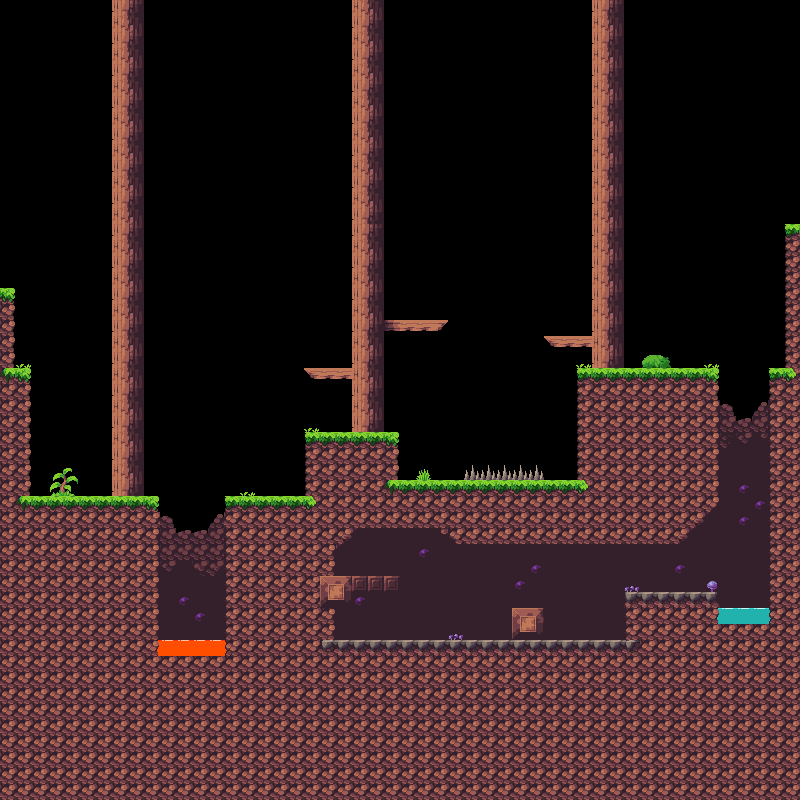

The image is a tile-based game level rendered from a .tmx file. Its description and complete source (layers, tilesets, objects, tile grids) follow:
An orthogonal 50x50 tile map with 16x16 px tiles, 1 tile layer (Capa de patrones 1).

<map version="1.10" tiledversion="1.11.0" orientation="orthogonal" renderorder="right-down" width="50" height="50" tilewidth="16" tileheight="16" infinite="0" nextlayerid="2" nextobjectid="1">
 <editorsettings>
  <export target="practice.csv" format="csv" />
 </editorsettings>
 <tileset firstgid="1" source="forest.tsx" />
 <layer id="1" name="Capa de patrones 1" width="50" height="50">
  <data encoding="csv">
0,0,0,0,0,0,0,76,77,0,0,0,0,0,0,0,0,0,0,0,0,0,60,61,0,0,0,0,0,0,0,0,0,0,0,0,0,76,77,0,0,0,0,0,0,0,0,0,0,0,
0,0,0,0,0,0,0,60,61,0,0,0,0,0,0,0,0,0,0,0,0,0,76,77,0,0,0,0,0,0,0,0,0,0,0,0,0,60,61,0,0,0,0,0,0,0,0,0,0,0,
0,0,0,0,0,0,0,76,77,0,0,0,0,0,0,0,0,0,0,0,0,0,60,61,0,0,0,0,0,0,0,0,0,0,0,0,0,76,77,0,0,0,0,0,0,0,0,0,0,0,
0,0,0,0,0,0,0,60,61,0,0,0,0,0,0,0,0,0,0,0,0,0,76,77,0,0,0,0,0,0,0,0,0,0,0,0,0,60,61,0,0,0,0,0,0,0,0,0,0,0,
0,0,0,0,0,0,0,76,77,0,0,0,0,0,0,0,0,0,0,0,0,0,60,61,0,0,0,0,0,0,0,0,0,0,0,0,0,76,77,0,0,0,0,0,0,0,0,0,0,0,
0,0,0,0,0,0,0,60,61,0,0,0,0,0,0,0,0,0,0,0,0,0,76,77,0,0,0,0,0,0,0,0,0,0,0,0,0,60,61,0,0,0,0,0,0,0,0,0,0,0,
0,0,0,0,0,0,0,76,77,0,0,0,0,0,0,0,0,0,0,0,0,0,60,61,0,0,0,0,0,0,0,0,0,0,0,0,0,76,77,0,0,0,0,0,0,0,0,0,0,0,
0,0,0,0,0,0,0,60,61,0,0,0,0,0,0,0,0,0,0,0,0,0,76,77,0,0,0,0,0,0,0,0,0,0,0,0,0,60,61,0,0,0,0,0,0,0,0,0,0,0,
0,0,0,0,0,0,0,76,77,0,0,0,0,0,0,0,0,0,0,0,0,0,60,61,0,0,0,0,0,0,0,0,0,0,0,0,0,76,77,0,0,0,0,0,0,0,0,0,0,0,
0,0,0,0,0,0,0,60,61,0,0,0,0,0,0,0,0,0,0,0,0,0,76,77,0,0,0,0,0,0,0,0,0,0,0,0,0,60,61,0,0,0,0,0,0,0,0,0,0,0,
0,0,0,0,0,0,0,76,77,0,0,0,0,0,0,0,0,0,0,0,0,0,60,61,0,0,0,0,0,0,0,0,0,0,0,0,0,76,77,0,0,0,0,0,0,0,0,0,0,0,
0,0,0,0,0,0,0,60,61,0,0,0,0,0,0,0,0,0,0,0,0,0,76,77,0,0,0,0,0,0,0,0,0,0,0,0,0,60,61,0,0,0,0,0,0,0,0,0,0,0,
0,0,0,0,0,0,0,76,77,0,0,0,0,0,0,0,0,0,0,0,0,0,60,61,0,0,0,0,0,0,0,0,0,0,0,0,0,76,77,0,0,0,0,0,0,0,0,0,0,0,
0,0,0,0,0,0,0,60,61,0,0,0,0,0,0,0,0,0,0,0,0,0,76,77,0,0,0,0,0,0,0,0,0,0,0,0,0,60,61,0,0,0,0,0,0,0,0,0,0,0,
0,0,0,0,0,0,0,76,77,0,0,0,0,0,0,0,0,0,0,0,0,0,76,77,0,0,0,0,0,0,0,0,0,0,0,0,0,76,77,0,0,0,0,0,0,0,0,0,0,1,
0,0,0,0,0,0,0,60,61,0,0,0,0,0,0,0,0,0,0,0,0,0,60,61,0,0,0,0,0,0,0,0,0,0,0,0,0,60,61,0,0,0,0,0,0,0,0,0,0,17,
0,0,0,0,0,0,0,76,77,0,0,0,0,0,0,0,0,0,0,0,0,0,76,77,0,0,0,0,0,0,0,0,0,0,0,0,0,76,77,0,0,0,0,0,0,0,0,0,0,17,
0,0,0,0,0,0,0,60,61,0,0,0,0,0,0,0,0,0,0,0,0,0,60,61,0,0,0,0,0,0,0,0,0,0,0,0,0,60,61,0,0,0,0,0,0,0,0,0,0,17,
3,0,0,0,0,0,0,76,77,0,0,0,0,0,0,0,0,0,0,0,0,0,76,77,0,0,0,0,0,0,0,0,0,0,0,0,0,76,77,0,0,0,0,0,0,0,0,0,0,17,
19,0,0,0,0,0,0,60,61,0,0,0,0,0,0,0,0,0,0,0,0,0,60,61,0,0,0,0,0,0,0,0,0,0,0,0,0,60,61,0,0,0,0,0,0,0,0,0,0,17,
19,0,0,0,0,0,0,76,77,0,0,0,0,0,0,0,0,0,0,0,0,0,76,77,107,92,92,108,0,0,0,0,0,0,0,0,0,76,77,0,0,0,0,0,0,0,0,0,0,17,
19,0,0,0,0,0,0,60,61,0,0,0,0,0,0,0,0,0,0,0,0,0,60,61,0,0,0,0,0,0,0,0,0,0,91,92,92,60,61,0,0,0,0,0,0,0,0,0,0,17,
19,5,0,0,0,0,0,76,77,0,0,0,0,0,0,0,0,0,0,0,0,0,76,77,0,0,0,0,0,0,0,0,0,0,0,0,5,76,77,0,41,42,0,0,5,0,0,0,0,17,
21,3,0,0,0,0,0,60,61,0,0,0,0,0,0,0,0,0,0,91,92,92,60,61,0,0,0,0,0,0,0,0,0,0,0,0,1,2,2,2,2,2,2,2,3,0,0,0,1,20,
18,19,0,0,0,0,0,76,77,0,0,0,0,0,0,0,0,0,0,0,0,0,76,77,0,0,0,0,0,0,0,0,0,0,0,0,17,18,18,18,18,18,18,18,19,0,0,0,17,18,
18,19,0,0,0,0,0,60,61,0,0,0,0,0,0,0,0,0,0,0,0,0,60,61,0,0,0,0,0,0,0,0,0,0,0,0,17,18,18,18,18,18,18,18,24,54,0,52,22,18,
18,19,0,0,0,0,0,76,77,0,0,0,0,0,0,0,0,0,0,5,0,0,76,77,0,0,0,0,0,0,0,0,0,0,0,0,17,18,18,18,18,18,18,18,24,101,53,101,22,18,
18,19,0,0,0,0,0,60,61,0,0,0,0,0,0,0,0,0,0,1,2,2,2,2,3,0,0,0,0,0,0,0,0,0,0,0,17,18,18,18,18,18,18,18,24,72,56,73,22,18,
18,19,0,0,0,0,0,76,77,0,0,0,0,0,0,0,0,0,0,17,18,18,18,18,19,0,0,0,0,0,0,0,0,0,0,0,17,18,18,18,18,18,18,18,24,69,69,69,22,18,
18,19,0,62,63,0,0,60,61,0,0,0,0,0,0,0,0,0,0,17,18,18,18,18,19,0,4,0,0,23,23,23,23,23,0,0,17,18,18,18,18,18,18,18,24,69,69,69,22,18,
18,19,0,78,79,0,0,76,77,0,0,0,0,0,0,5,0,0,0,17,18,18,18,18,21,2,2,2,2,2,2,2,2,2,2,2,20,18,18,18,18,18,18,18,24,69,115,69,22,18,
18,21,2,2,2,2,2,2,2,3,0,0,0,0,1,2,2,2,2,20,18,18,18,18,18,18,18,18,18,18,18,18,18,18,18,18,18,18,18,18,18,18,18,18,40,69,69,115,22,18,
18,18,18,18,18,18,18,18,18,18,54,0,0,52,18,18,18,18,18,18,18,18,18,18,18,18,18,18,18,18,18,18,18,18,18,18,18,18,18,18,18,18,18,49,65,69,115,69,22,18,
18,18,18,18,18,18,18,18,18,24,101,53,53,101,22,18,18,18,18,18,18,49,65,69,69,69,69,67,38,18,18,18,18,18,18,18,18,18,18,18,18,18,49,65,69,69,69,69,22,18,
18,18,18,18,18,18,18,18,18,24,101,101,101,101,22,18,18,18,18,18,24,65,69,69,69,69,115,69,69,69,69,69,69,69,69,69,69,69,69,69,69,69,69,69,69,69,69,69,22,18,
18,18,18,18,18,18,18,18,18,24,56,69,57,55,22,18,18,18,18,18,24,69,69,69,69,69,69,69,69,69,69,69,69,115,69,69,69,69,69,69,69,69,115,69,69,69,69,69,22,18,
18,18,18,18,18,18,18,18,18,24,69,69,69,69,22,18,18,18,18,18,58,59,90,90,90,69,69,69,69,69,69,69,115,69,69,69,69,69,69,114,69,69,69,69,113,69,69,69,22,18,
18,18,18,18,18,18,18,18,18,24,69,115,69,69,22,18,18,18,18,18,74,75,115,69,69,69,69,69,69,69,69,69,69,69,69,69,69,69,69,6,7,7,7,7,8,69,69,69,22,18,
18,18,18,18,18,18,18,18,18,24,69,69,115,69,22,18,18,18,18,18,24,69,69,69,69,69,69,69,69,69,69,69,58,59,69,69,69,69,69,22,18,18,18,18,11,12,12,12,13,18,
18,18,18,18,18,18,18,18,18,24,69,69,69,69,22,18,18,18,18,18,24,69,69,69,69,69,69,69,114,69,69,69,74,75,69,69,69,69,69,22,18,18,18,18,18,18,18,18,18,18,
18,18,18,18,18,18,18,18,18,119,120,120,120,120,121,18,18,18,18,18,10,7,7,7,7,7,7,7,7,7,7,7,7,7,7,7,7,7,7,9,18,18,18,18,18,18,18,18,18,18,
18,18,18,18,18,18,18,18,18,18,18,18,18,18,18,18,18,18,18,18,18,18,18,18,18,18,18,18,18,18,18,18,18,18,18,18,18,18,18,18,18,18,18,18,18,18,18,18,18,18,
18,18,18,18,18,18,18,18,18,18,18,18,18,18,18,18,18,18,18,18,18,18,18,18,18,18,18,18,18,18,18,18,18,18,18,18,18,18,18,18,18,18,18,18,18,18,18,18,18,18,
18,18,18,18,18,18,18,18,18,18,18,18,18,18,18,18,18,18,18,18,18,18,18,18,18,18,18,18,18,18,18,18,18,18,18,18,18,18,18,18,18,18,18,18,18,18,18,18,18,18,
18,18,18,18,18,18,18,18,18,18,18,18,18,18,18,18,18,18,18,18,18,18,18,18,18,18,18,18,18,18,18,18,18,18,18,18,18,18,18,18,18,18,18,18,18,18,18,18,18,18,
18,18,18,18,18,18,18,18,18,18,18,18,18,18,18,18,18,18,18,18,18,18,18,18,18,18,18,18,18,18,18,18,18,18,18,18,18,18,18,18,18,18,18,18,18,18,18,18,18,18,
18,18,18,18,18,18,18,18,18,18,18,18,18,18,18,18,18,18,18,18,18,18,18,18,18,18,18,18,18,18,18,18,18,18,18,18,18,18,18,18,18,18,18,18,18,18,18,18,18,18,
18,18,18,18,18,18,18,18,18,18,18,18,18,18,18,18,18,18,18,18,18,18,18,18,18,18,18,18,18,18,18,18,18,18,18,18,18,18,18,18,18,18,18,18,18,18,18,18,18,18,
18,18,18,18,18,18,18,18,18,18,18,18,18,18,18,18,18,18,18,18,18,18,18,18,18,18,18,18,18,18,18,18,18,18,18,18,18,18,18,18,18,18,18,18,18,18,18,18,18,18,
18,18,18,18,18,18,18,18,18,18,18,18,18,18,18,18,18,18,18,18,18,18,18,18,18,18,18,18,18,18,18,18,18,18,18,18,18,18,18,18,18,18,18,18,18,18,18,18,18,18
</data>
 </layer>
</map>